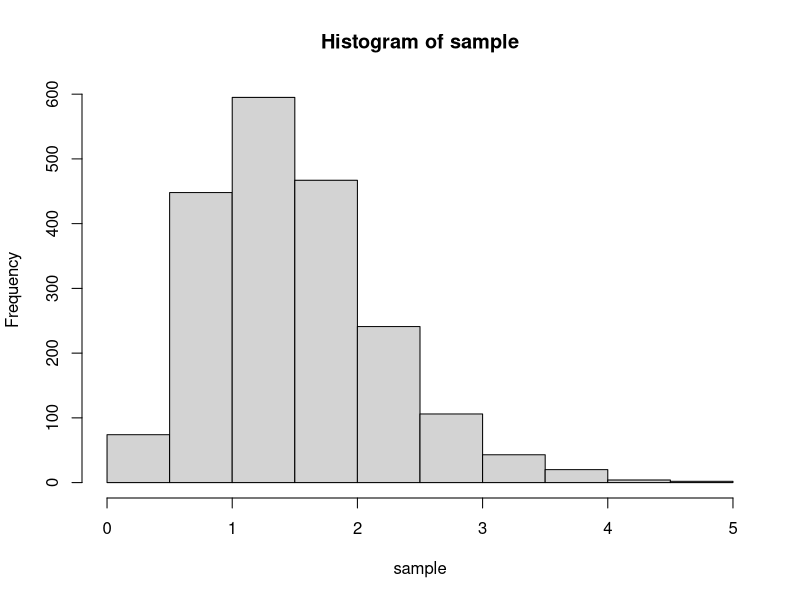
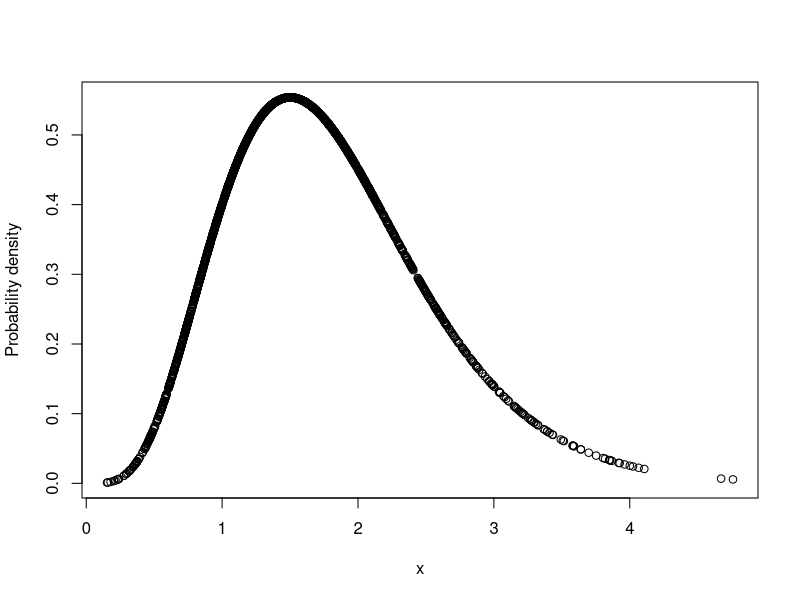

Write the R code that produced these figures, in order.
# Performing rejection sampling on a gamma distribution where alpha is non-Integer

rm(list = ls())

# functions
f <- function(x) {
  return(dgamma(x, 5.5, 3))
}

g <- function(x) {
  return(dgamma(x, 5, 2))
}

M <- function(x_star) {
  return(f(x_star)/g(x_star))
}

h <- function(M, gx) {
  return(M * gx)  
}

# main
sample <- rep(NA, 2000)

x_star <- (5.5-5)/(3-2)
m <- M(x_star)
count <- 1

while(count <= 2000) {
  x <- runif(1, 0, 10)
  xi <- g(x)
  ui <- runif(1, 0, h(m, x))
  
  if(ui <= f(x)) {
    sample[count] <- x
    count <- count + 1
  }
}

sample

hist(sample)

plot(x = sample, y = f(sample), xlab = "x", ylab = "Probability density", type = "p")

ks.test(sample, "pgamma", 5.5, 3)

